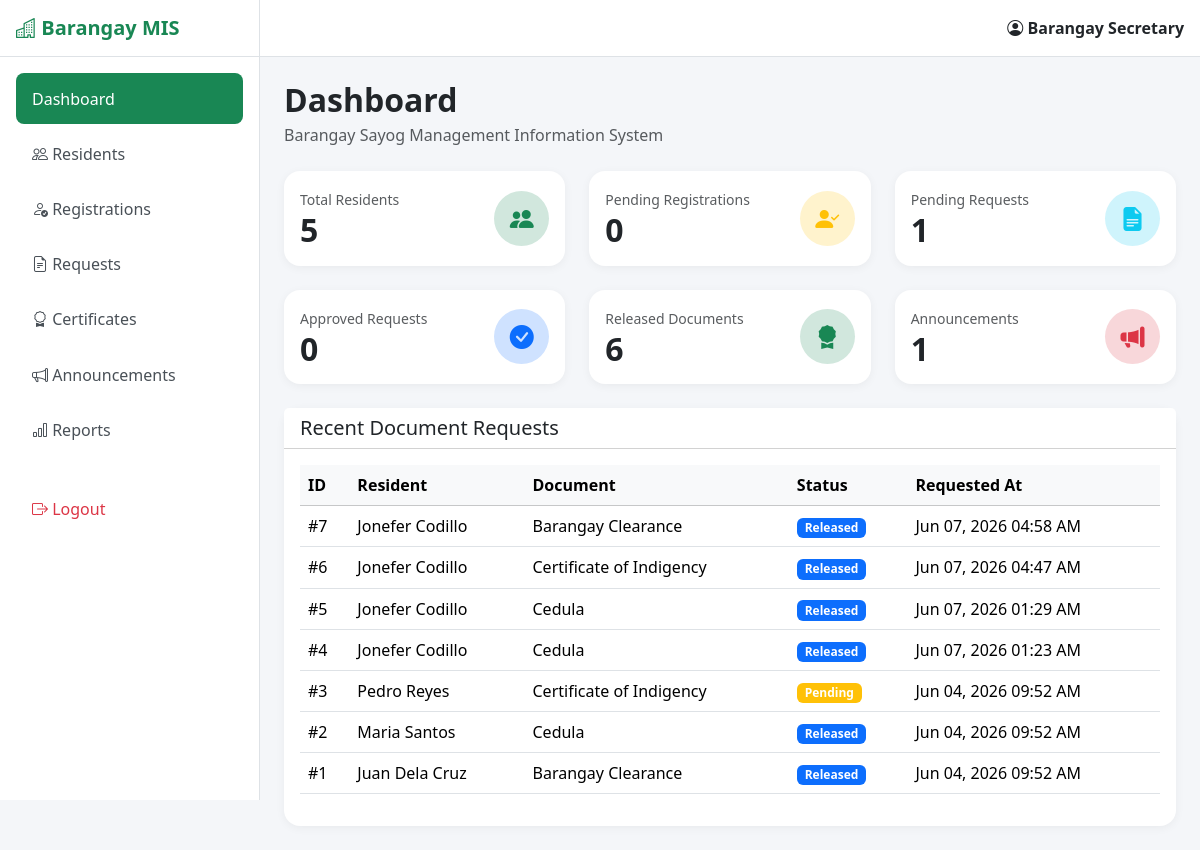
The page /secretary/dashboard.php (signed in) on the database its author committed.
### tables this page shows
CREATE TABLE `document_requests` (
  `id` int(11) NOT NULL,
  `resident_id` int(11) NOT NULL,
  `document_type_id` int(11) NOT NULL,
  `purpose` text NOT NULL,
  `status` enum('Pending','Approved','Rejected','Released') NOT NULL DEFAULT 'Pending',
  `remarks` text DEFAULT NULL,
  `requested_at` datetime DEFAULT current_timestamp(),
  `approved_by` int(11) DEFAULT NULL,
  `approved_at` datetime DEFAULT NULL,
  `released_at` datetime DEFAULT NULL,
  `created_at` timestamp NOT NULL DEFAULT current_timestamp()
);

CREATE TABLE `document_types` (
  `id` int(11) NOT NULL,
  `document_name` varchar(100) NOT NULL,
  `description` text DEFAULT NULL,
  `created_at` timestamp NOT NULL DEFAULT current_timestamp()
);

### secretary/dashboard.php (the view, shortened to what this page needs)
<?php
require '../config/database.php';
$residents = mysqli_fetch_assoc(
    mysqli_query(
        $conn,
        "SELECT COUNT(*) AS total
         FROM residents"
    )
);
$pending_registrations = mysqli_fetch_assoc(
    mysqli_query(
        $conn,
        "SELECT COUNT(*) AS total
         FROM users
         WHERE role='resident'
         AND status='pending'"
    )
);
$pending_requests = mysqli_fetch_assoc(
    mysqli_query(
        $conn,
        "SELECT COUNT(*) AS total
         FROM document_requests
         WHERE status='Pending'"
    )
);
$approved_requests = mysqli_fetch_assoc(
    mysqli_query(
        $conn,
        "SELECT COUNT(*) AS total
         FROM document_requests
         WHERE status='Approved'"
    )
);
$released_requests = mysqli_fetch_assoc(
    mysqli_query(
        $conn,
        "SELECT COUNT(*) AS total
         FROM document_requests
         WHERE status='Released'"
    )
);
$announcements = mysqli_fetch_assoc(
    mysqli_query(
        $conn,
        "SELECT COUNT(*) AS total
         FROM announcements"
    )
);
$recent_requests = mysqli_query(
    $conn,
    "SELECT
        dr.id,
        dr.status,
        dr.requested_at,
        dt.document_name,
        CONCAT(
            r.first_name,
            ' ',
            r.last_name
        ) AS resident_name
    FROM document_requests dr
    INNER JOIN residents r
        ON dr.resident_id = r.id
    INNER JOIN document_types dt
        ON dr.document_type_id = dt.id
    ORDER BY dr.id DESC
    LIMIT 10"
);
?>
<!DOCTYPE html>
<html lang="en">
<head>
    <link href="https://cdn.jsdelivr.net/npm/bootstrap@5.3.3/dist/css/bootstrap.min.css" rel="stylesheet">
    <link rel="stylesheet" href="https://cdn.jsdelivr.net/npm/bootstrap-icons@1.11.3/font/bootstrap-icons.min.css">
    <link rel="stylesheet" href="../assets/css/styles.css">
</head>
<body>
    <?php $base_url = '../'; ?>
    <?php include '../includes/secretary_sidebar.php'; ?>
    <div class="main-wrapper">
        <?php include '../includes/nav.php'; ?>
        <main class="p-4">
            <div class="mb-4">
                <h2 class="fw-bold mb-1">
                    Dashboard
                </h2>
                <p class="text-muted mb-0">
                    Barangay Sayog Management Information System
                </p>
            </div>
            <div class="row g-4 mb-4">
                <div class="col-sm-6 col-xl-4">
                    <div class="card dashboard-card h-100">
                        <div class="card-body">
                            <div class="d-flex justify-content-between align-items-center">
                                <div>
                                    <small class="text-muted">
                                        Total Residents
                                    </small>
                                    <h2 class="fw-bold mb-0">
                                        <?= $residents['total']; ?>
                                    </h2>
                                </div>
                                <div class="dashboard-icon bg-success-subtle text-success">
                                    <i class="bi bi-people-fill"></i>
                                </div>
                            </div>
                        </div>
                    </div>
                </div>
                <div class="col-sm-6 col-xl-4">
                    <div class="card dashboard-card h-100">
                        <div class="card-body">
                            <div class="d-flex justify-content-between align-items-center">
                                <div>
                                    <small class="text-muted">
                                        Pending Registrations
                                    </small>
                                    <h2 class="fw-bold mb-0">
                                        <?= $pending_registrations['total']; ?>
                                    </h2>
                                </div>
                                <div class="dashboard-icon bg-warning-subtle text-warning">
                                    <i class="bi bi-person-check-fill"></i>
                                </div>
                            </div>
                        </div>
                    </div>
                </div>
                <div class="col-sm-6 col-xl-4">
                    <div class="card dashboard-card h-100">
                        <div class="card-body">
                            <div class="d-flex justify-content-between align-items-center">
                                <div>
                                    <small class="text-muted">
                                        Pending Requests
                                    </small>
                                    <h2 class="fw-bold mb-0">
                                        <?= $pending_requests['total']; ?>
                                    </h2>
                                </div>
                                <div class="dashboard-icon bg-info-subtle text-info">
                                    <i class="bi bi-file-earmark-text-fill"></i>
                                </div>
                            </div>
                        </div>
                    </div>
                </div>
                <div class="col-sm-6 col-xl-4">
                    <div class="card dashboard-card h-100">
                        <div class="card-body">
                            <div class="d-flex justify-content-between align-items-center">
                                <div>
                                    <small class="text-muted">
                                        Approved Requests
                                    </small>
                                    <h2 class="fw-bold mb-0">
                                        <?= $approved_requests['total']; ?>
                                    </h2>
                                </div>
                                <div class="dashboard-icon bg-primary-subtle text-primary">
                                    <i class="bi bi-check-circle-fill"></i>
                                </div>
                            </div>
                        </div>
                    </div>
                </div>
                <div class="col-sm-6 col-xl-4">
                    <div class="card dashboard-card h-100">
                        <div class="card-body">
                            <div class="d-flex justify-content-between align-items-center">
                                <div>
                                    <small class="text-muted">
                                        Released Documents
                                    </small>
                                    <h2 class="fw-bold mb-0">
                                        <?= $released_requests['total']; ?>
                                    </h2>
                                </div>
                                <div class="dashboard-icon bg-success-subtle text-success">
                                    <i class="bi bi-award-fill"></i>
                                </div>
                            </div>
                        </div>
                    </div>
                </div>
                <div class="col-sm-6 col-xl-4">
                    <div class="card dashboard-card h-100">
                        <div class="card-body">
                            <div class="d-flex justify-content-between align-items-center">
                                <div>
                                    <small class="text-muted">
                                        Announcements
                                    </small>
                                    <h2 class="fw-bold mb-0">
                                        <?= $announcements['total']; ?>
                                    </h2>
                                </div>
                                <div class="dashboard-icon bg-danger-subtle text-danger">
                                    <i class="bi bi-megaphone-fill"></i>
                                </div>
                            </div>
                        </div>
                    </div>
                </div>
            </div>
            <div class="card dashboard-card">
                <div class="card-header bg-white">
                    <h5 class="mb-0">
                        Recent Document Requests
                    </h5>
                </div>
                <div class="card-body">
                    <div class="table-responsive">
                        <table class="table table-hover align-middle">
                            <thead class="table-light">
                                <tr>
                                    <th>ID</th>
                                    <th>Resident</th>
                                    <th>Document</th>
                                    <th>Status</th>
                                    <th>Requested At</th>
                                </tr>
                            </thead>
                            <tbody>
                                <?php if (mysqli_num_rows($recent_requests) > 0): ?>
                                    <?php while ($row = mysqli_fetch_assoc($recent_requests)): ?>
                                        <tr>
                                            <td>
                                                #<?= $row['id']; ?>
                                            </td>
                                            <td>
                                                <?= htmlspecialchars($row['resident_name']); ?>
                                            </td>
                                            <td>
                                                <?= htmlspecialchars($row['document_name']); ?>
                                            </td>
                                            <td>
                                                <?php
                                                $badge = 'secondary';
                                                switch ($row['status']) {
                                                    case 'Pending':
                                                        $badge = 'warning';
                                                        break;
                                                    case 'Released':
                                                        $badge = 'primary';
                                                        break;
                                                }
                                                ?>
                                                <span class="badge bg-<?= $badge; ?>">
                                                    <?= $row['status']; ?>
                                                </span>
                                            </td>
                                            <td>
                                                <?= date(
                                                    'M d, Y h:i A',
                                                    strtotime($row['requested_at'])
                                                ); ?>
                                            </td>
                                        </tr>
                                    <?php endwhile; ?>
                                <?php endif; ?>
                            </tbody>
                        </table>
                    </div>
                </div>
            </div>
        </main>
    </div>
</body>
</html>

### includes/secretary_sidebar.php (shortened to what this page needs)
<?php
$current_page = $_SERVER['PHP_SELF'];
?>
<div id="sidebar" class="sidebar">
    <div class="sidebar-header">
        <h5 class="fw-bold text-success mb-0">
            <i class="bi bi-buildings"></i>
            Barangay MIS
        </h5>
    </div>
    <div class="p-3">
        <ul class="nav flex-column">
            <li class="nav-item">
                <a href="<?= $base_url ?>secretary/dashboard.php"
                    class="nav-link <?= strpos($current_page, '/secretary/dashboard.php') !== false ? 'active' : '' ?>">
                    Dashboard
                </a>
            </li>
            <li class="nav-item">
                <a href="<?= $base_url ?>secretary/residents/index.php"
                    class="nav-link <?= strpos($current_page, '/secretary/residents/') !== false ? 'active' : '' ?>">
                    <i class="bi bi-people"></i>
                    Residents
                </a>
            </li>
            <li class="nav-item">
                <a href="<?= $base_url ?>secretary/registrations/index.php"
                    class="nav-link <?= strpos($current_page, '/secretary/registrations/') !== false ? 'active' : '' ?>">
                    <i class="bi bi-person-check"></i>
                    Registrations
                </a>
            </li>
            <li class="nav-item">
                <a href="<?= $base_url ?>secretary/requests/index.php"
                    class="nav-link <?= strpos($current_page, '/secretary/requests/') !== false ? 'active' : '' ?>">
                    <i class="bi bi-file-earmark-text"></i>
                    Requests
                </a>
            </li>
            <li class="nav-item">
                <a href="<?= $base_url ?>secretary/certificates/history.php"
                    class="nav-link <?= strpos($current_page, '/secretary/certificates/') !== false ? 'active' : '' ?>">
                    <i class="bi bi-award"></i>
                    Certificates
                </a>
            </li>
            <li class="nav-item">
                <a href="<?= $base_url ?>secretary/announcements/index.php"
                    class="nav-link <?= strpos($current_page, '/secretary/announcements/') !== false ? 'active' : '' ?>">
                    <i class="bi bi-megaphone"></i>
                    Announcements
                </a>
            </li>
            <li class="nav-item">
                <a href="<?= $base_url ?>secretary/reports/index.php" class="nav-link
                    <?= strpos($current_page, '/secretary/reports/') !== false ? 'active' : '' ?>">
                    <i class="bi bi-bar-chart"></i>
                    Reports
                </a>
            </li>
            <li class="nav-item mt-4">
                <a href="<?= $base_url ?>auth/logout.php" class="nav-link text-danger">
                    <i class="bi bi-box-arrow-right"></i>
                    Logout
                </a>
            </li>
        </ul>
    </div>
</div>

### includes/nav.php (shortened to what this page needs)
<nav class="navbar topbar p-3">
    <div class="ms-auto">
        <span class="fw-semibold">
            <i class="bi bi-person-circle"></i>
            <?= htmlspecialchars($_SESSION['full_name']) ?>
        </span>
    </div>
</nav>

### assets/css/styles.css (style rules this page uses)
:root { --sidebar-width: 260px; --brand-color: #198754; }
body { background: #f4f6f9; overflow-x: hidden; }
.sidebar { width: var(--sidebar-width); min-height: 100vh; background: #fff; border-right: 1px solid #dee2e6; position: fixed; top: 0; left: 0; z-index: 1040; transition: all 0.3s ease; }
.sidebar-header { padding: 1rem; border-bottom: 1px solid #dee2e6; }
.sidebar .nav-link { color: #495057; padding: 0.85rem 1rem; border-radius: 0.5rem; margin-bottom: 0.25rem; }
.sidebar .nav-link.active { background: var(--brand-color); color: #fff; }
.main-wrapper { margin-left: var(--sidebar-width); width: calc(100% - var(--sidebar-width)); min-height: 100vh; transition: all 0.3s ease; }
.topbar { background: #fff; border-bottom: 1px solid #dee2e6; }
.dashboard-card { border: none; border-radius: 16px; box-shadow: 0 2px 10px rgba(0, 0, 0, 0.05); }
.dashboard-icon { width: 55px; height: 55px; border-radius: 50%; display: flex; align-items: center; justify-content: center; font-size: 1.5rem; }

### rows shown on the page
document_requests: id "7", resident_name "Jonefer Codillo", document_type.document_name "Barangay Clearance", status "Released", requested_at "Jun 07, 2026 04:58 AM"
document_requests: id "6", resident_name "Jonefer Codillo", document_type.document_name "Certificate of Indigency", status "Released", requested_at "Jun 07, 2026 04:47 AM"
document_requests: id "5", resident_name "Jonefer Codillo", document_type.document_name "Cedula", status "Released", requested_at "Jun 07, 2026 01:29 AM"
document_requests: id "4", resident_name "Jonefer Codillo", document_type.document_name "Cedula", status "Released", requested_at "Jun 07, 2026 01:23 AM"
document_requests: id "3", resident_name "Pedro Reyes", document_type.document_name "Certificate of Indigency", status "Pending", requested_at "Jun 04, 2026 09:52 AM"
document_requests: id "2", resident_name "Maria Santos", document_type.document_name "Cedula", status "Released", requested_at "Jun 04, 2026 09:52 AM"
document_requests: id "1", resident_name "Juan Dela Cruz", document_type.document_name "Barangay Clearance", status "Released", requested_at "Jun 04, 2026 09:52 AM"

### other values the page prints
$_SESSION['full_name'] "Barangay Secretary"
$residents['total'] "5"
$pending_registrations['total'] "0"
$pending_requests['total'] "1"
$approved_requests['total'] "0"
$released_requests['total'] "6"
$announcements['total'] "1"
